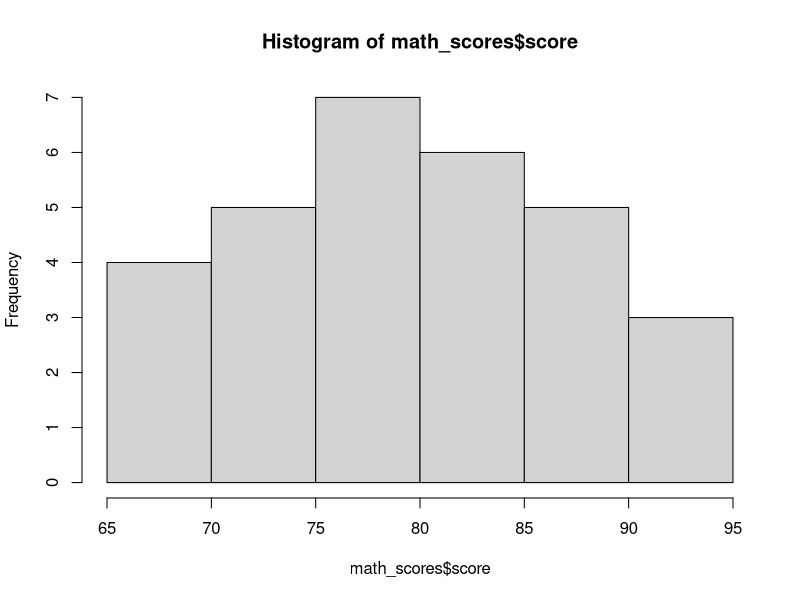
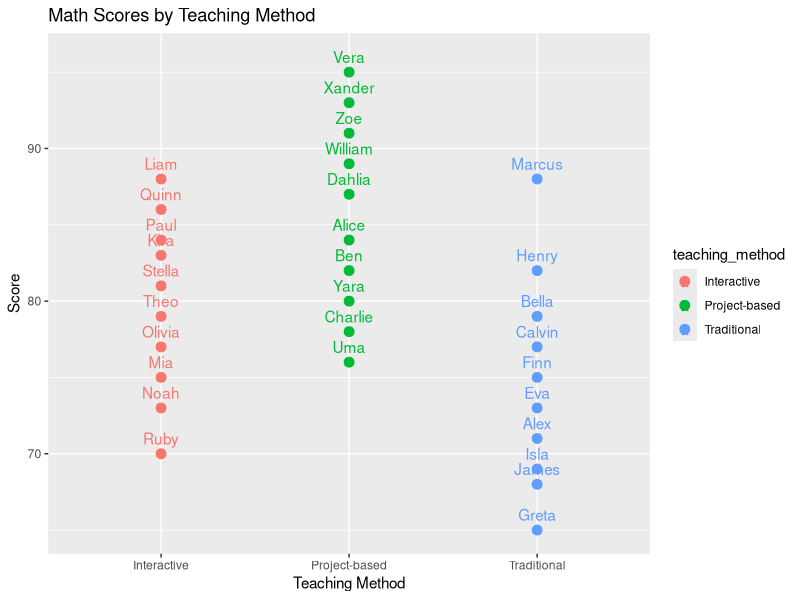
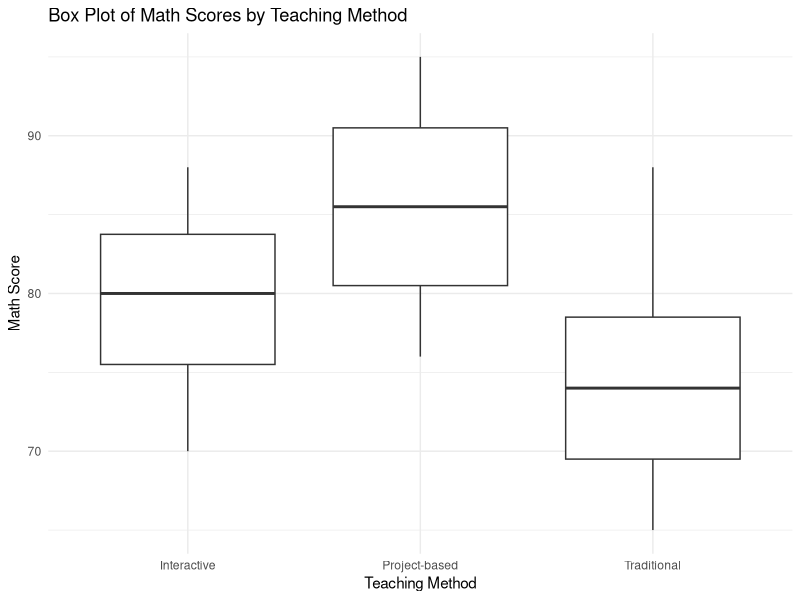
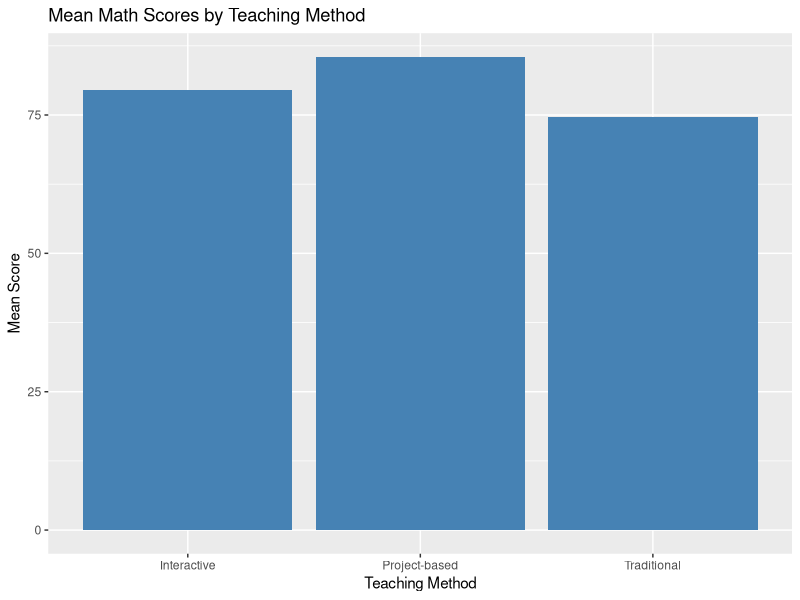
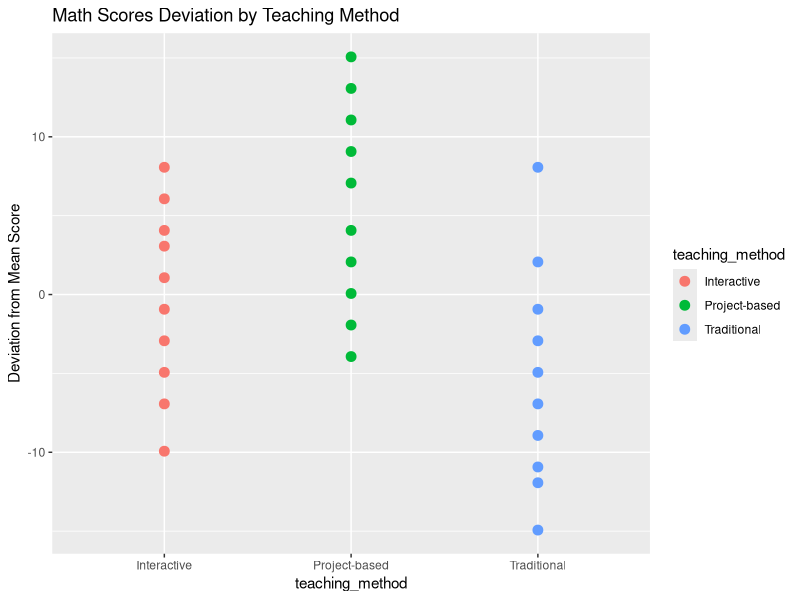
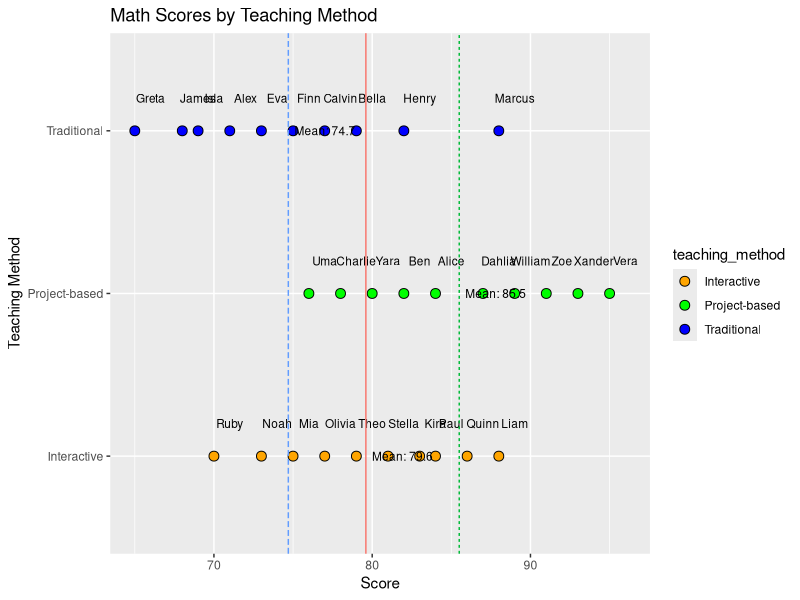

The R script that drew these images, in order:

## Project:  SOC302, Fall 2025, ANOVA
# Located:   Kline TCNJ Google Drive
# File Name: Kline-3.2-ANOVA-teaching_method
# Date:      2025_7_11
# Who:       Zachary D. Kline

### Settings + Packages

## Load packages
# NOTE: Run base.R if these commands return an error!
library(readr)
library(dplyr)
library(ggplot2)
library(haven)
library(forcats)
library(psych)



###################################################################### 
############# Pre-Analysis: create the data frame   ##################
###################################################################### 

math_scores <- data.frame(
  teaching_method = c(rep("Traditional", 10), rep("Interactive", 10), rep("Project-based", 10)),
  score = c(71, 79, 77, 88, 73, 75, 65, 82, 69, 68,
            83, 88, 75, 73, 77, 84, 86, 70, 81, 79,
            76, 95, 89, 93, 80, 91, 84, 82, 78, 87),
  name = c("Alex", "Bella", "Calvin", "Marcus", "Eva", 
           "Finn", "Greta", "Henry", "Isla", "James", 
           "Kira", "Liam", "Mia", "Noah", "Olivia", 
           "Paul", "Quinn", "Ruby", "Stella", "Theo", 
           "Uma", "Vera", "William", "Xander", "Yara", 
           "Zoe", "Alice", "Ben", "Charlie", "Dahlia"),
  breakfast = c("No Breakfast", "Sugary Cereal", "No Breakfast", "Sugary Cereal", "No Breakfast", 
           "No Breakfast", "No Breakfast", "No Breakfast", "No Breakfast", "No Breakfast", 
           "Full Breakfast", "Full Breakfast", "Full Breakfast", "No Breakfast", "No Breakfast", 
           "Sugary Cereal", "Sugary Cereal", "Sugary Cereal", "Full Breakfast", "Sugary Cereal", 
           "Sugary Cereal", "Sugary Cereal", "Full Breakfast", "Full Breakfast", "Full Breakfast", 
           "Full Breakfast", "Sugary Cereal", "Full Breakfast", "Sugary Cereal", "Full Breakfast"),
  video_game_usage = c("More than an hour", "No video games", "No video games", "No video games", "No video games",
                       "No video games", "No video games", "No video games", "No video games", "No video games",
                       "An hour of video games", "An hour of video games", "An hour of video games", "More than an hour", "No video games",
                       "An hour of video games", "No video games", "No video games", "More than an hour", "No video games",
                       "More than an hour", "More than an hour", "No video games", "An hour of video games", "More than an hour",
                       "More than an hour", "An hour of video games", "No video games", "An hour of video games", "No video games"),
  music_type = c("Pop", "Rock", "Hip-Hop", "Classical", "Country",
                 "Pop", "Rock", "Hip-Hop", "Classical", "Country",
                 "Pop", "Rock", "Hip-Hop", "Classical", "Country",
                 "Pop", "Rock", "Hip-Hop", "Classical", "Country",
                 "Pop", "Rock", "Hip-Hop", "Classical", "Country",
                 "Pop", "Rock", "Hip-Hop", "Classical", "Country"))

math_scores$teacher_liked_by_parents <- c("Yes", "No", "No", "Yes", "Yes", 
                                          "No", "Yes", "No", "No", "Yes", 
                                          "No", "Yes", "Yes", "Yes", "No", 
                                          "Yes", "Yes", "No", "No", "No", 
                                          "Yes", "No", "Yes", "No", "Yes", 
                                          "No", "No", "Yes", "No", "Yes")

hist(math_scores$score)
mean(math_scores$score)
sd(math_scores$score)

###################################################################### 
###################################################################### 
############# Step 1: Examine the Data   ##################
###################################################################### 
###################################################################### 

plot1 <- ggplot(math_scores, aes(x = teaching_method, y = score, color = teaching_method, label = name)) +
  geom_point(size = 3) +
  ggtitle("Math Scores by Teaching Method") +
  ylab("Score") +
  xlab("Teaching Method") +
  geom_text(nudge_y = 1)
print(plot1)


# BOX PLOT
ggplot(math_scores, aes(x = teaching_method, y = score)) +
  geom_boxplot() +
  labs(title = "Box Plot of Math Scores by Teaching Method",
       x = "Teaching Method",
       y = "Math Score") +
  theme_minimal()


###################################################################### 
#####################################################################
#################   Step 2: Between Group Variation    ################# 
#####################################################################
###################################################################### 

# Compute the mean score for each teaching method
mean_scores <- aggregate(score ~ teaching_method, data = math_scores, FUN = mean)

# Create a barplot
plot2 <- ggplot(mean_scores, aes(x = teaching_method, y = score)) +
  geom_bar(stat = "identity", fill = "steelblue") +
  labs(title = "Mean Math Scores by Teaching Method", x = "Teaching Method", y = "Mean Score")
print(plot2)

#####################################################################
#################   Step 3: Variation from Grand Mean    ################# 
#####################################################################

#create difference from the overall mean
math_scores$difference <- math_scores$score - mean(math_scores$score)

plot3 <- ggplot(math_scores, aes(x = teaching_method, y = difference, color = teaching_method)) + 
  geom_point(size = 3) +
  ggtitle("Math Scores Deviation by Teaching Method") +
  ylab("Deviation from Mean Score")
print(plot3)


### A Note: Sum of squared differences here = SST or total sum of squares or variation
# (worry less about the mathmatical nuance than the premise)
#math behind var
math_scores$difference2 <- math_scores$difference*math_scores$difference
sum(math_scores$difference2)
1717.867/(30-1)# R doesn't subtract 1 from n
var(math_scores$difference)
sd(math_scores$difference)
#####################################################################
#################   Step 4: Within group variation    ################# 
#####################################################################

# Students are different!!!
### Create a scatter plot with mean lines and labels for each student
plot4 <- ggplot(math_scores, aes(x = score, y = teaching_method, label = name, fill = teaching_method)) +
  geom_point(shape = 21, size = 3, stroke = 0.5) +
  geom_text(size = 3, nudge_x = 1, nudge_y = 0.2) +
  geom_vline(data = mean_scores, aes(xintercept = score, color = teaching_method, linetype = teaching_method), show.legend = FALSE) +
  geom_text(data = mean_scores, aes(x = score, y = teaching_method, label = paste("Mean:", round(score, 2))), size = 3, hjust = -0.1, color = "black") +
  scale_fill_manual(values = c("Traditional" = "blue", "Interactive" = "orange", "Project-based" = "green")) +
  scale_y_discrete(limits = rev(levels(math_scores$teaching_method))) +
  labs(title = "Math Scores by Teaching Method", x = "Score", y = "Teaching Method")
print(plot4)


#####################################################################
#################   Step 5: ANOVA    ################# 
#####################################################################

# Perform ANOVA
anova <- aov(score ~ teaching_method, data = math_scores)
# Summarize ANOVA results
summary(anova)
# total
585+1133
# get R2
# between/total
# OR between/(between+within)
766/(1718)


